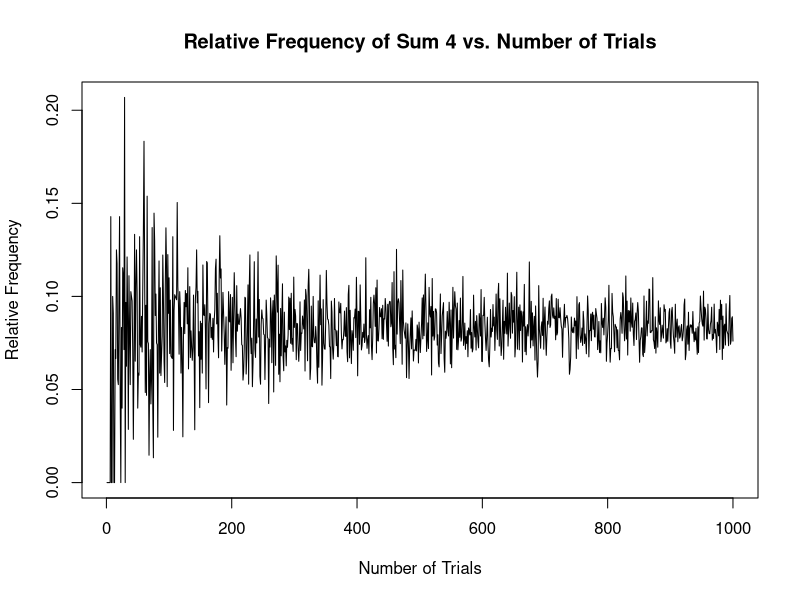
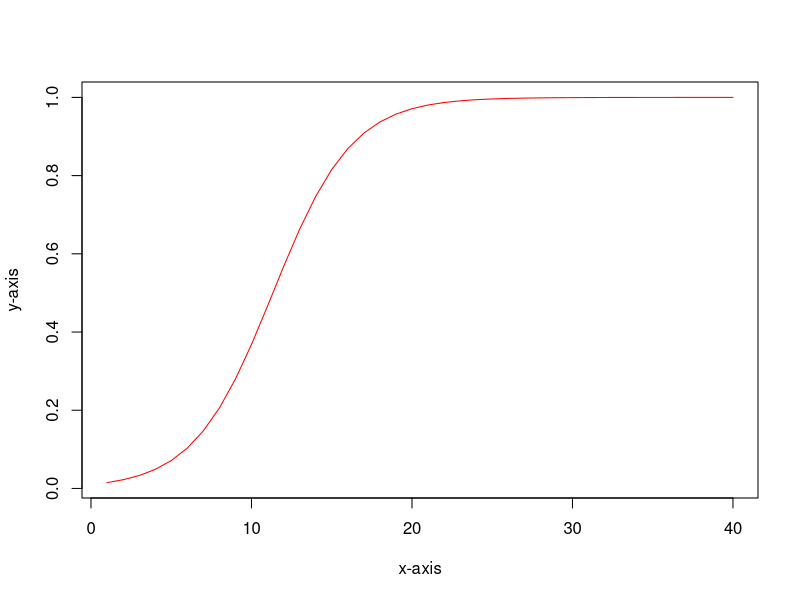
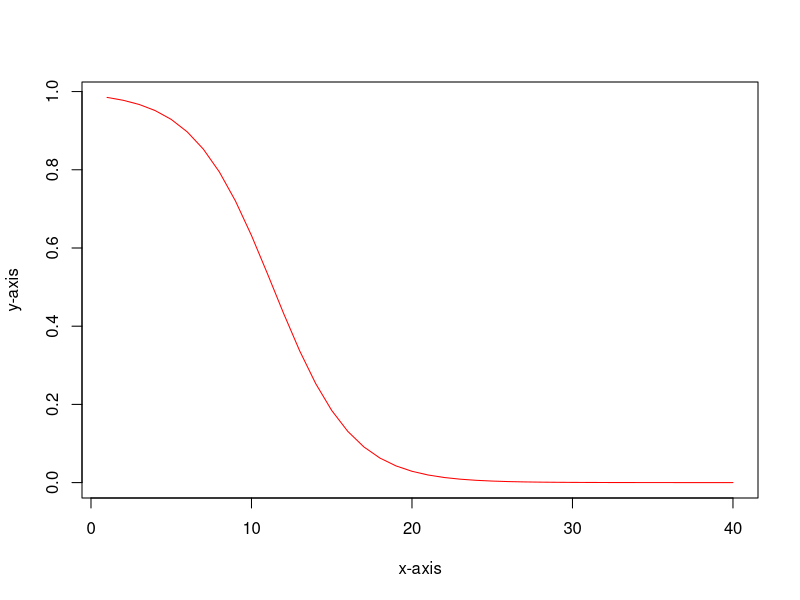
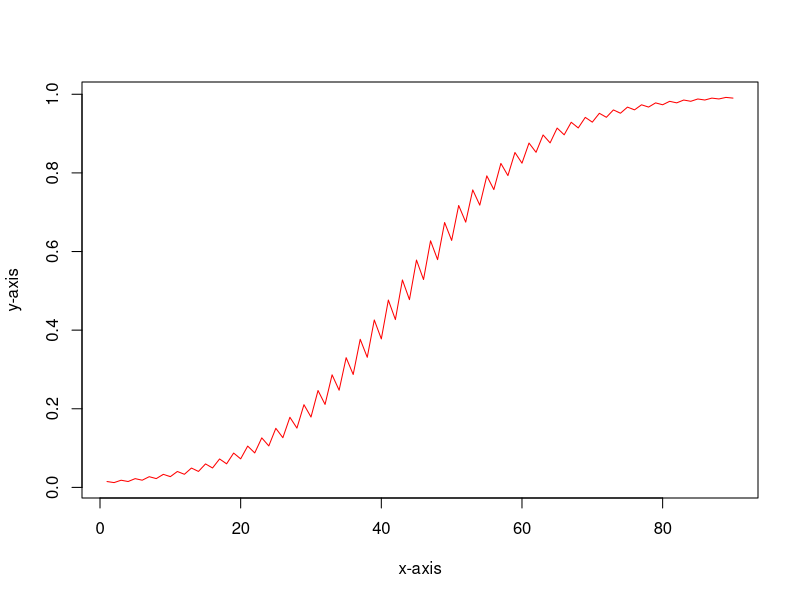
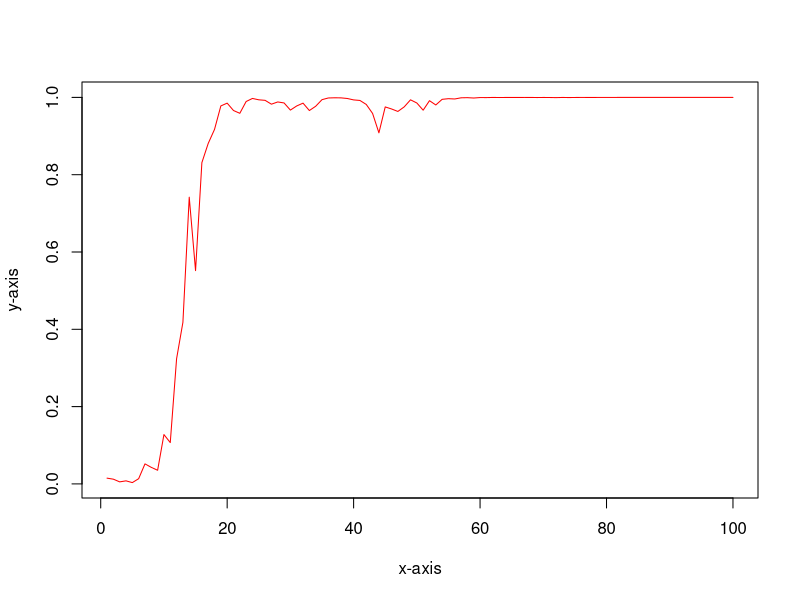

Generate these figures, in order, with R:
## ---- chunk 1
roll_dice <- function(){
  die1 <- sample(1:6, 1, replace = TRUE)
  die2 <- sample(1:6, 1, replace = TRUE)
  return(die1 + die2)
}

roll_dice()
## ---- chunk 2
sum_die <- replicate(1000,roll_dice())
sum_die
## ---- chunk 3
X <- 1000
sum_die <- replicate(X,roll_dice)
sum_sample <- sample(c(1,2,3,4,5,6),size = X, replace = TRUE)
sum(sum_sample[1]+sum_sample[2])
## ---- chunk 4
num_trials <- 1000
relative_frequencies <- numeric(num_trials)
for (i in 1:num_trials) {
  outcomes <- replicate(i, roll_dice())
  relative_frequencies[i] <- sum(outcomes == 4) / i
}
plot(1:num_trials, relative_frequencies, type = "l", xlab = "Number of Trials", ylab = "Relative Frequency", main = "Relative Frequency of Sum 4 vs. Number of Trials")

## ---- chunk 5
toss <- function(){
  coin_toss <- sample(c("H", "T"), size = 2, replace = TRUE, prob = c(1/2, 1/2))
  return(coin_toss)
}

toss()
## ---- chunk 6
num_trials <- 10000

# Initialize a table to store the counts of each outcome
outcome_table <- table(replicate(num_trials, paste(toss(), collapse = "")))

# Calculate empirical probabilities
empirical_probs <- outcome_table / sum(outcome_table)

# Create a data frame for the probability distribution table
probability_table <- data.frame(Outcome = names(empirical_probs), Probability = empirical_probs)

probability_table

## ---- chunk 7
num_trials <- 10000

sum_outcomes <- 0
sum_squares <- 0

# Simulate coin tosses and calculate the sum and sum of squares
for (i in 1:num_trials) {
  result <- sum(as.integer(toss() == "H"))  # Count "H" as 1, "T" as 0
  sum_outcomes <- sum_outcomes + result
  sum_squares <- sum_squares + result^2
}

# Calculate empirical estimates for the expected value and variance
mean_estimate <- sum_outcomes / num_trials
variance_estimate <- (sum_squares / num_trials) - (mean_estimate^2)

mean_estimate
variance_estimate
## ---- chunk 8
toss <- function(){
  coin_toss <- sample(c("H", "T"), size = 3, replace = TRUE, prob = c(1/2, 1/2))
  return(coin_toss)
}

toss()

## ---- chunk 9
num_trials <- 10000

# Initialize a table to store the counts of each outcome
outcome_table <- table(replicate(num_trials, paste(toss(), collapse = "")))

# Calculate empirical probabilities
empirical_probs <- outcome_table / sum(outcome_table)

# Create a data frame for the probability distribution table
probability_table <- data.frame(Outcome = names(empirical_probs), Probability = empirical_probs)

probability_table
## ---- chunk 10
num_trials <- 10000

sum_outcomes <- 0
sum_squares <- 0

# Simulate coin tosses and calculate the sum and sum of squares
for (i in 1:num_trials) {
  result <- sum(as.integer(toss() == "H"))  # Count "H" as 1, "T" as 0
  sum_outcomes <- sum_outcomes + result
  sum_squares <- sum_squares + result^2
}

# Calculate empirical estimates for the expected value and variance
mean_estimate <- sum_outcomes / num_trials
variance_estimate <- (sum_squares / num_trials) - (mean_estimate^2)

mean_estimate
variance_estimate

## ---- chunk 11
toss <- function(){
  coin_toss <- sample(c("H", "T"), size = 4, replace = TRUE, prob = c(1/2, 1/2))
  return(coin_toss)
}

toss()

## ---- chunk 12
num_trials <- 10000

# Initialize a table to store the counts of each outcome
outcome_table <- table(replicate(num_trials, paste(toss(), collapse = "")))

# Calculate empirical probabilities
empirical_probs <- outcome_table / sum(outcome_table)

# Create a data frame for the probability distribution table
probability_table <- data.frame(Outcome = names(empirical_probs), Probability = empirical_probs)

probability_table
## ---- chunk 13
num_trials <- 10000

sum_outcomes <- 0
sum_squares <- 0

# Simulate coin tosses and calculate the sum and sum of squares
for (i in 1:num_trials) {
  result <- sum(as.integer(toss() == "H"))  # Count "H" as 1, "T" as 0
  sum_outcomes <- sum_outcomes + result
  sum_squares <- sum_squares + result^2
}

# Calculate empirical estimates for the expected value and variance
mean_estimate <- sum_outcomes / num_trials
variance_estimate <- (sum_squares / num_trials) - (mean_estimate^2)

mean_estimate
variance_estimate
## ---- chunk 14
count_tails_until_head <- function() {
  tails_count <- 0
  while (TRUE) {
    # Simulate a coin flip (0 for tails, 1 for heads)
    coin_flip <- sample(0:1, 1)
    tails_count <- tails_count + 1
    if (coin_flip == 1) {  # Head
      break
    }
  }
  return(tails_count)
}
num_simulations <- 10000

# Vector to store the results
results <- numeric(num_simulations)

# Run the simulations
for (i in 1:num_simulations) {
  results[i] <- count_tails_until_head()
}
expected_val <- mean(results)
expected_val
## ---- chunk 15
count_tails_until_second_head <- function() {
  count_tails <- 0
  head_count <- 0
  
  while (head_count < 2) {
    # Simulate a coin flip (0 for tails, 1 for heads)
    flip <- sample(0:1, 1)
    
    if (flip == 1) {
      head_count <- head_count + 1
    }
    
    count_tails <- count_tails + 1
  }
  
  return(count_tails)
}
num_simulations <- 10000

# Vector to store the results
results <- numeric(num_simulations)

# Run the simulations
for (i in 1:num_simulations) {
  results[i] <- count_tails_until_second_head()
}
expected_val <- mean(results)
expected_val
## ---- chunk 16
count_tails_until_second_head <- function() {
  count_tails <- 0
  head_count <- 0
  
  while (head_count < 3) {
    # Simulate a coin flip (0 for tails, 1 for heads)
    flip <- sample(0:1, 1)
    
    if (flip == 1) {
      head_count <- head_count + 1
    }
    
    count_tails <- count_tails + 1
  }
  
  return(count_tails)
}
num_simulations <- 10000

# Vector to store the results
results <- numeric(num_simulations)

# Run the simulations
for (i in 1:num_simulations) {
  results[i] <- count_tails_until_second_head()
}
expected_val <- mean(results)
expected_val
## ---- chunk 17

monty_3doors_noswitch <- function(){
    prize <- sample(1:3, 1)
    choice = 1
    if (prize == choice){
      1
    } else{
      0
    }
  
  
}

monty_3doors_switch <- function(){
  
  prize <- sample(1:3,1)
  choice = 1
  
  if(prize == choice){
    notprize = sample(2:3,1)
    if(notprize == 2){
      choice = 3
    } else{
      choice = 2
    }
  } else if (prize == 2){
    notprize = 3
    choice = 2
  } else{
    notprize = 2
    choice = 3
  }
  
  
  if(choice == prize){
    1
  } else {
    0
  }
  
  
  

  
}

monty_3doors_switch()

## ---- chunk 18


num_trials <- 10000

# Initialize a table to store the counts of each outcome
outcome_table <- table(replicate(num_trials, paste(monty_3doors_switch(), collapse = "")))

# Calculate empirical probabilities
empirical_probs <- outcome_table / sum(outcome_table)

# Create a data frame for the probability distribution table
probability_table <- data.frame(Outcome = names(empirical_probs), Probability = empirical_probs)

probability_table




num_trials <- 10000

# Initialize a table to store the counts of each outcome
outcome_table <- table(replicate(num_trials, paste(monty_3doors_noswitch(), collapse = "")))

# Calculate empirical probabilities
empirical_probs <- outcome_table / sum(outcome_table)

# Create a data frame for the probability distribution table
probability_table <- data.frame(Outcome = names(empirical_probs), Probability = empirical_probs)

probability_table


print("The first table is the probabiltiy associated with you switching which results in a win frequency of about 66% while 
      the second table is the probability associared with you now switching which results in a win frequency of about 33%. 
      This reflects the actual theoretical probabilites.")

## ---- chunk 19
monty_10doors_noswitch <- function(){
   prize <- sample(c(1:10), 1)
    choice = 1
    if (prize == choice){
      1
    } else{
      0
    }
}

monty_10doors_switch <- function(){
  prize <-sample(c(1:10), 1)
  choice = 1

  if(prize == choice){
    close<- sample(c(2:10),1)
    choice = close
  } else {
    choice = prize
  }
  
  if(choice == prize){
    1
  } else {
    0
  }
  
  
  
  
  
}


## ---- chunk 20

  num_trials <- 10000

  # Initialize a table to store the counts of each outcome
  outcome_table <- table(replicate(num_trials, paste(monty_10doors_switch(), collapse = "")))
  
  # Calculate empirical probabilities
  empirical_probs <- outcome_table / sum(outcome_table)
  
  # Create a data frame for the probability distribution table
  probability_table <- data.frame(Outcome = names(empirical_probs), Probability = empirical_probs)
  
  probability_table
  
  
  
  
  num_trials <- 10000
  
  # Initialize a table to store the counts of each outcome
  outcome_table <- table(replicate(num_trials, paste(monty_10doors_noswitch(), collapse = "")))
  
  # Calculate empirical probabilities
  empirical_probs <- outcome_table / sum(outcome_table)
  
  # Create a data frame for the probability distribution table
  probability_table <- data.frame(Outcome = names(empirical_probs), Probability = empirical_probs)
  
  probability_table
  
  
  print("The first table represents the probability of switching after 8 doors are opened. This results in a 90% win rate. While
        the second table represents the probability of not switching after 8 doors are opened. This results in a 10% win rate. 
        The accurately aligns with the actual probabilities. For not switching you have to choose the prize on the first door. That
        is a 1/10 chance. However, if you picked a door without a prize intially (9/10) then switched you would win the prize. ")

## ---- chunk 21
monty_10doors_mod_noswitch <- function(){
     prize <- sample(c(1:10), 1)
     choice = 1
     
     if(prize == choice){
       1
     } else {
       0
     }

  
}
#my_door_and_prize_door <- c(my_door, prize_door)
#not_my_door_nor_prize_door <- doors[!doors %in% my_door_and_prize_door]

monty_10doors_mod_switch <- function(){
  prize <- sample(c(1:10),1)
  choice = 1
  
  if(prize == choice){
    #you can't win if you choose the prize initially
    0
  } else {
    
    if(prize == 2){
      door_choose <- sample(c(3:10),1)
    } else if(prize == 10){
      door_choose <-sample(c(2:9),1)
    } else {
      end = prize -1
      start = prize +1
      door_choose <-sample(c(2:end, start:10 ), 1)
    }
    
    choose <- sample(c(door_choose, prize), 1)
    
    if(prize == choose){
      1
    } else {
      0
    }
    
    
  }
  
  
  
  
}

## ---- chunk 22
  num_trials <- 10000

  # Initialize a table to store the counts of each outcome
  outcome_table <- table(replicate(num_trials, paste(monty_10doors_mod_switch(), collapse = "")))
  
  # Calculate empirical probabilities
  empirical_probs <- outcome_table / sum(outcome_table)
  
  # Create a data frame for the probability distribution table
  probability_table <- data.frame(Outcome = names(empirical_probs), Probability = empirical_probs)
  
  probability_table
  
  
  
  
  num_trials <- 10000
  
  # Initialize a table to store the counts of each outcome
  outcome_table <- table(replicate(num_trials, paste(monty_10doors_mod_noswitch(), collapse = "")))
  
  # Calculate empirical probabilities
  empirical_probs <- outcome_table / sum(outcome_table)
  
  # Create a data frame for the probability distribution table
  probability_table <- data.frame(Outcome = names(empirical_probs), Probability = empirical_probs)
  
  probability_table
  
    print("The first table represents the probability of switching after 7 doors are opened. This results in a 45% win rate. While
        the second table represents the probability of not switching after 7 doors are opened. This results in a 10% win rate. 
        The accurately aligns with the actual probabilities. For not switching you have to choose the prize on the first door. That
        is a 1/10 chance. However, if you picked a door without a prize intially (8/10) then switched you would have a 1/2 chance of switching
        to the prize. So (8/10) * (1/2) = 0.4 ")

## ---- chunk 23
monty_ndoors_noswitch <- function(n){
  
}

monty_ndoors_switch <- function(n){
  
}
## ---- chunk 24

## ---- chunk 25
bayes <- function(q, p){
  return(p*q/(p*q + (1-p)*(1-q)))
}

bayes(0.01, 0.8)
## ---- chunk 26

  p = 0.6
  q = 0.01
  q_vals = c()
  
  for (x in 1:40){
    q = bayes(p,q)
    q_vals <-c(q_vals, q )
  }

## ---- chunk 27

plot(1:40,q_vals,type="l",col="red",xlab="x-axis", ylab="y-axis")


## ---- chunk 28

  p = 0.4
  q = 0.99
  q_vals = c()
  
  for (x in 1:40){
    q = bayes(p,q)
    q_vals <-c(q_vals, q )
  }
  
  plot(1:40,q_vals,type="l",col="red",xlab="x-axis", ylab="y-axis")


## ---- chunk 29
    count = 0
    p = 0.6

    q = bayes(0.6,0.01)
    
    while(q < 0.9 ){
      q = bayes(p,q)
      count = count+1
    }
print("You need this amount of witnesses")
print(count)

## ---- chunk 30

p_1 = 0.6
p_2 = 0.45
q = 0.01
q_vals = c()

for(x in 1:90){
  
  if(x %% 2 == 0){
    q = bayes(p_2,q)
  } else {
    q = bayes(p_1,q)
  }
  q_vals = c(q_vals, q)

  
}

print(q_vals)


## ---- chunk 31
  plot(1:90,q_vals,type="l",col="red",xlab="x-axis", ylab="y-axis")



## ---- chunk 32

p_1 = 0.6
p_2 = 0.45
q = 0.01
count = 1

while(q<0.9){
  
  if(count %% 2 == 0){
    q = bayes(p_2,q)
  } else {
    q = bayes(p_1,q)
  }
  count = count + 1
  
}

print("We need this many witnesses")
print(count-1)

## ---- chunk 33
    q = 0.01
    q_vals = c()
    
    for(x in 1:100){
      q = bayes(sample(c(0.6, 0.8, 0.45, 0.3), 1), q)
      q_vals = c(q_vals, q)
    }

    print(q_vals)

## ---- chunk 34
  plot(1:100,q_vals,type="l",col="red",xlab="x-axis", ylab="y-axis")

## ---- chunk 35

    count = 0
    p = 0.6

    q = bayes(sample(c(0.6, 0.8, 0.45, 0.3), 1),0.01)
    
    while(q < 0.9 ){
      q = bayes(sample(c(0.6, 0.8, 0.45, 0.3), 1),q)
      count = count+1
    }
    
    print("You need this many witnesses")
    print(count)


## ---- chunk 36

## ---- chunk 37

## ---- chunk 38

